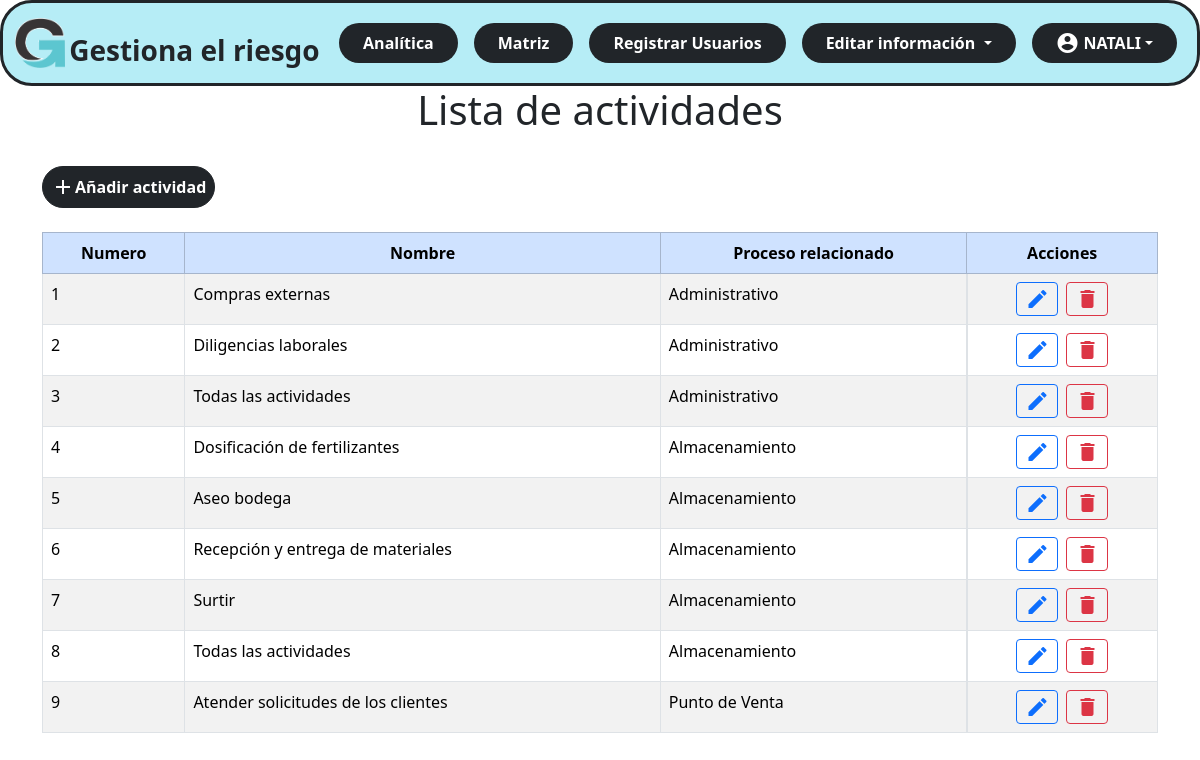
Screenshot of /administrador/actividades.php (signed in) with the database file from the repository.
### tables this page shows
CREATE TABLE `tblactividad` (
  `Codigo` int(3) NOT NULL,
  `Nombre` varchar(50) NOT NULL,
  `Proceso` int(3) NOT NULL
);

CREATE TABLE `tblproceso` (
  `Codigo` int(3) NOT NULL,
  `Nombre` varchar(50) NOT NULL
);

### administrador/actividades.php (the view, shortened to what this page needs)
<!DOCTYPE html>
<html lang="en">
<head>
    <link rel="stylesheet" href="style.css">
    <link rel="stylesheet" href="./css/style_admin.css">
    <?php
    include ('vistas\nav.php');
    ?>
</head>
<body>
    <div class="container-fluid">
        <h1>Lista de actividades</h1>
    </div>
    <br>
                                <?php
                                include ('conexion.php');
                                ?>
    <div class="container">
        <buttom type="buttom" class="btn btn-dark btn-md mb-4  p-2 rounded-5 " data-bs-toggle="modal"
            data-bs-target="#modalAddActividad">
            <div class="d-flex align-items-center ">
                <span class="material-icons">add</span>
                <div class=""><b>Añadir actividad</b></div>
            </div>
        </buttom>
        <table id="tbl_four" class="table table-bordered table-striped">
            <thead class="table-primary align-middle text-center">
                <tr>
                    <th>Numero</th>
                    <th>Nombre</th>
                    <th>Proceso relacionado</th>
                    <th>Acciones</th>
                </tr>
            </thead>
            <tbody class="table-striped table-hover">
                <?php
                $actividades = $con->query("SELECT a.Codigo, a.Nombre,a.Proceso as PR, p.Nombre as NombreProceso
            FROM tblactividad a
            INNER JOIN tblproceso p ON a.Proceso = p.Codigo");
                foreach ($actividades as $actividad) {
                    ?>
                    <tr class="">
                        <td>
                            <?php echo $actividad['Codigo']; ?>
                        </td>
                        <td>
                            <?php echo $actividad['Nombre']; ?>
                        </td>
                        <td>
                            <?php echo $actividad['NombreProceso']; ?>
                        </td>
                        <td class="d-flex justify-content-center gap-2">
                            <a type="button" data-bs-toggle="modal"
                                data-bs-target="#editarModal<?php echo $actividad['Codigo']; ?>">
                                <span class="material-icons btn btn-outline-primary btn-sm">edit</span>
                            </a>
                            <a type="button"
                                onclick="return confirmarEliminarActividad(<?php echo $actividad['Codigo']; ?>);">
                                <span class="material-icons btn btn-outline-danger btn-sm">delete</span>
                            </a>
                        </td>
                    </tr>
                    <?php
                }
                ?>
            </tbody>
        </table>
</body>
</html>

### css/style_admin.css (style rules this page uses)
h1 { text-align: center; }

### rows the page displays
tblactividad: Codigo "1", Nombre "Compras externas", Proceso.Nombre "Administrativo"
tblactividad: Codigo "2", Nombre "Diligencias laborales", Proceso.Nombre "Administrativo"
tblactividad: Codigo "3", Nombre "Todas las actividades", Proceso.Nombre "Administrativo"
tblactividad: Codigo "4", Nombre "Dosificación de fertilizantes", Proceso.Nombre "Almacenamiento"
tblactividad: Codigo "5", Nombre "Aseo bodega", Proceso.Nombre "Almacenamiento"
tblactividad: Codigo "6", Nombre "Recepción y entrega de materiales", Proceso.Nombre "Almacenamiento"
tblactividad: Codigo "7", Nombre "Surtir", Proceso.Nombre "Almacenamiento"
tblactividad: Codigo "8", Nombre "Todas las actividades", Proceso.Nombre "Almacenamiento"
tblactividad: Codigo "9", Nombre "Atender solicitudes de los clientes", Proceso.Nombre "Punto de Venta"

### other values shown
$_SESSION['nombre'] "NATALI"
